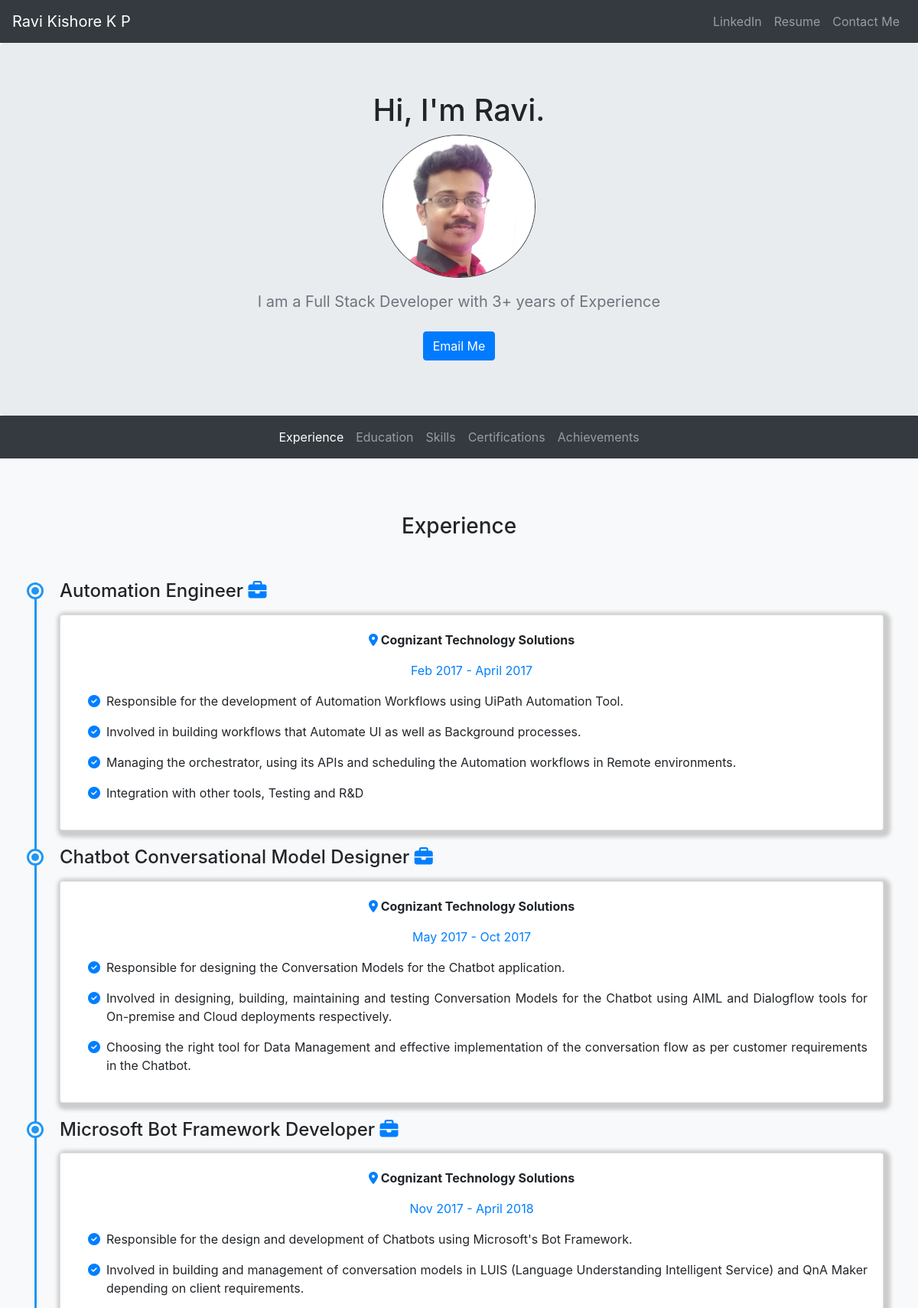
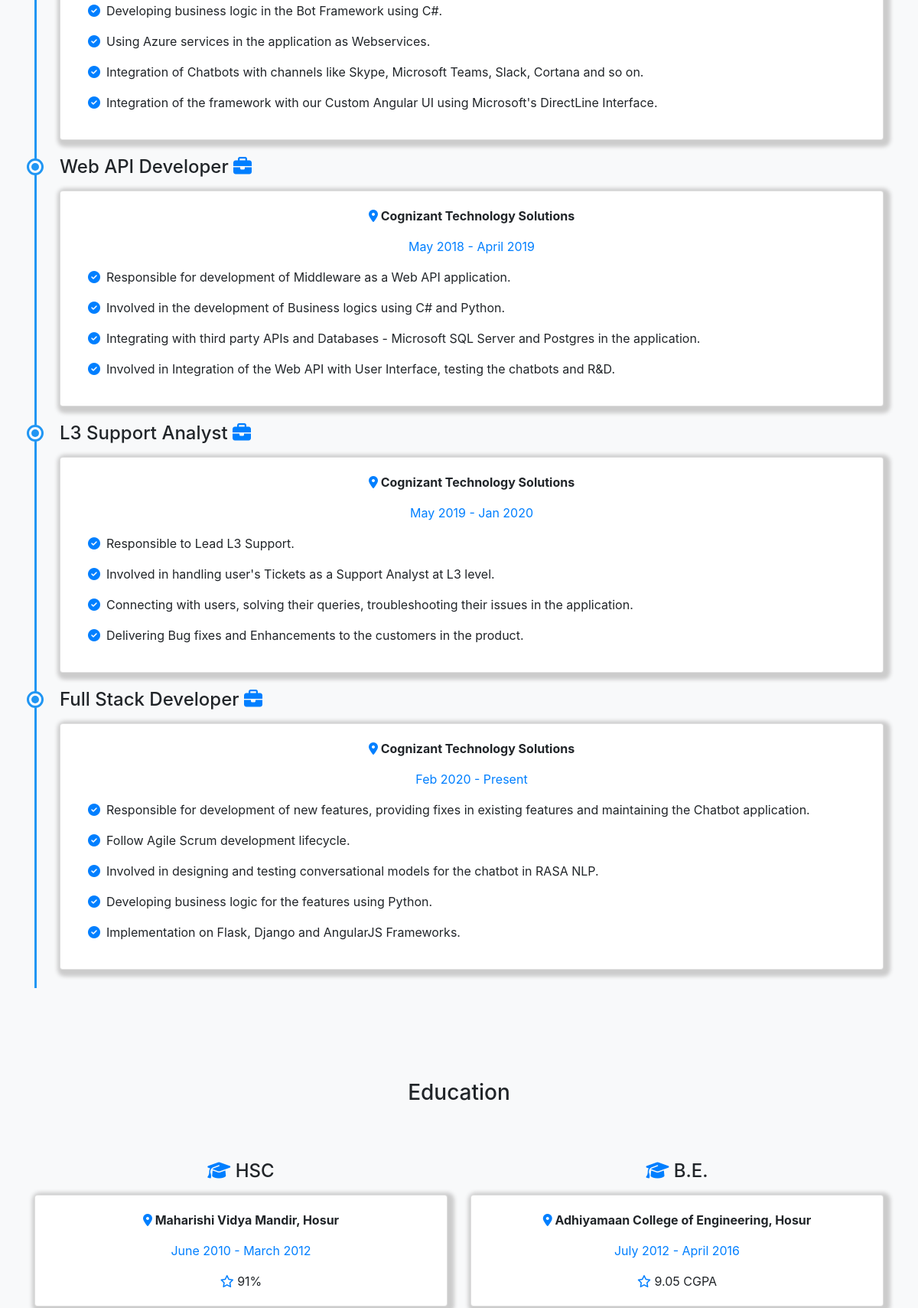
The page / (upper part) on the database its author committed (2 pictures, top to bottom).
### jobs/models.py (models this page shows, shortened)
class Experience(models.Model):
    role = models.CharField(max_length=100)
    company = models.CharField(max_length=100)
    summary = models.TextField()
    duration = models.CharField(max_length=100)

class Education(models.Model):
    course = models.CharField(max_length=100)
    specialisation = models.CharField(max_length=100)
    institution = models.CharField(max_length=100)
    score = models.CharField(max_length=25)
    duration = models.CharField(max_length=100)

### jobs/views.py (the view)
# urls.py: 2. Add a URL to urlpatterns:  path('', views.home, name='home')
def home(request):
	experience = Experience.objects.all()
	education = Education.objects
	skills = Skill.objects
	certifications = Certification.objects
	achievements = Achievement.objects
	for exp in range(len(experience)):
		experience[exp].summary = experience[exp].summary.split("\n")
	return render(request, 'jobs/home.html', \
		{'experience': experience,\
		 'education': education,\
		 'skills': skills,\
		 'certifications': certifications,\
		 'achievements': achievements.all().order_by("-pk")})

### jobs/templates/jobs/home.html (shortened to what this page needs)
<!doctype html>
<html lang="en">
  <head>
    {% load staticfiles %}
    <link rel="stylesheet" href="https://stackpath.bootstrapcdn.com/bootstrap/4.4.1/css/bootstrap.min.css">
    <link rel="stylesheet" type="text/css" href="{% static 'style.css' %}">
  </head>
  <body>
    <nav class="navbar navbar-expand-lg navbar-dark bg-dark off sticky-top" id="PrimaryNav">
  	  <a class="navbar-brand" href="{% url 'home' %}">Ravi Kishore K P</a>
  	  <div class="collapse navbar-collapse" id="navbarNavAltMarkup">
  	    <div class="navbar-nav ml-auto">
  	      <a class="nav-item nav-link" href="https://www.linkedin.com/in/ravi-kishore-k-p-26853510a/" target="blank">LinkedIn</a>
  	      <a class="nav-item nav-link" href="{% static 'Ravi Kishore\'s Resume.pdf' %}" target="blank">Resume</a>
          <a class="nav-item nav-link" href="{% url 'contact' %}">Contact Me</a>
  	    </div>
  	  </div>
  	</nav>
    <section class="jumbotron text-center">
      <div class="container">
        <h1>Hi, I'm Ravi.</h1>
          <img class="img-fluid border border-dark rounded-circle" alt="200x200" height="200" width="200" src="{% static 'Ravi_Kishore.jpg' %}"/></img>
        <p>
          <b><p class="lead text-muted">I am a Full Stack Developer with 3+ years of Experience</p></b>
        </p>
          <a href="mailto:ravikishorespace@gmail.com" class="btn btn-primary my-2">Email Me</a>
      </div>
    </section>
    <nav class="navbar navbar-expand-lg navbar-dark bg-dark sticky-top" id="SubNav">
      <div class="collapse navbar-collapse" id="navbarNavAltMarkup1">
        <div class="navbar-nav mx-auto">
          <a class="nav-item nav-link js-scroll-trigger active" href="#Experience">Experience</a>
          <a class="nav-item nav-link js-scroll-trigger" href="#Education">Education</a>
          <a class="nav-item nav-link js-scroll-trigger" href="#Skills">Skills</a>
          <a class="nav-item nav-link js-scroll-trigger" href="#Certifications">Certifications</a>
          <a class="nav-item nav-link js-scroll-trigger" href="#Achievements">Achievements</a>
        </div>
      </div>
    </nav>
    <div class="experience-panel album py-5 bg-light text-center" id="Experience">
      <div class="container">
        <br/>
        <h3>Experience</h3>
        <br/>
        <br/>
        <div class="row">
          {% for exp in experience %}
          <div class="timeline col-md-12">
            <p class="item card-text"><h4>{{ exp.role }} <i class="fas fa-briefcase"></i></h4></p>
            <div class="card mb-4 shadow-sm">
              <div class="card-body">
                <p class="card-text"><b><i class="fas fa-map-marker-alt"></i> {{ exp.company }}</b></p>
                <p class="duration card-text">{{ exp.duration }}</p>
                <p class="card-text">
                  {% for s in exp.summary %}
                  <ul class="fa-ul">
                    <li><i class="fa-li fas fa-check-circle"></i> </li>
                    <li class="summary">{{ s }}</li>
                  </ul>
                  {% endfor %}
                </p>
              </div>
            </div>
          </div>
          {% endfor %}
        </div>
      </div>
    </div>
    <div class="education-panel album py-5 bg-light text-center" id="Education">
      <div class="container">
        <br/>
        <h3>Education</h3>
        <br/>
        <br/>
        <div class="row">
          {% for edu in education.all %}
          <div class="col-md-6">
            <p class="card-text"><h4><i class="fas fa-graduation-cap"></i> {{ edu.course }} {{ edu.specialization }}</h4></p>
            <div class="card mb-4 shadow-sm">
              <div class="card-body">
                <p class="card-text"><b><i class="fas fa-map-marker-alt"></i> {{ edu.institution }}</b></p>
                <p class="card-text duration">{{ edu.duration }}</p>
                <p class="card-text"><i class="far fa-star"></i> {{ edu.score }}</p>
              </div>
            </div>
          </div>
          {% endfor %}
        </div>
      </div>
    </div>
  </body>
</html>

### portfolio/static/style.css (style rules this page uses)
body { padding-top: 0 !important; }
.jumbotron { margin-bottom: 0; }
i { color: #007fff; }
.experience-panel .summary { text-align: justify; }
.experience-panel h4 { text-align: justify; }
.experience-panel .container .row .card { -moz-box-shadow: 3px 3px 5px 6px #ccc !important; -webkit-box-shadow: 3px 3px 5px 6px #ccc !important; box-shadow: 3px 3px 5px 6px #ccc !important; }
.education-panel .container .row .card { -moz-box-shadow: 3px 3px 5px 6px #ccc !important; -webkit-box-shadow: 3px 3px 5px 6px #ccc !important; box-shadow: 3px 3px 5px 6px #ccc !important; }
.duration { color: #007fff; }
.timeline { border-left: 3px solid #2196F3; border-bottom-right-radius: 2px; border-top-right-radius: 2px; position: relative; padding: 0 30px; margin-left: 15px; }
.timeline .item { position: relative; margin-bottom: -3px; }
.timeline .item:before { content: ""; position: absolute; left: -43px; top: 0; display: inline-block; width: 22px; height: 22px; -webkit-border-radius: 50%; -moz-border-radius: 50%; -ms-border-radius: 50%; -o-border-radius: 50%; border-radius: 50%; -moz-background-clip: padding; -webkit-background-clip: padding-box; background-clip: padding-box; background: #fff; border: 3px solid #2196F3; }
.timeline .item:after { content: ""; position: absolute; left: -37px; top: 6px; display: inline-block; width: 10px; height: 10px; -webkit-border-radius: 50%; -moz-border-radius: 50%; -ms-border-radius: 50%; -o-border-radius: 50%; border-radius: 50%; -moz-background-clip: padding; -webkit-background-clip: padding-box; background-clip: padding-box; background: #2196F3; z-index: 10; }

### rows shown on the page
Experience: role "Automation Engineer", company "Cognizant Technology Solutions", duration "Feb 2017 - April 2017", summary "Responsible for the development of Automation Workflows using UiPath Automation Tool." "Involved in building workflows that Automate UI as well as Background processes." "Managing the orchestrator, using its APIs and scheduling the Automation workflows in Remote environments." "Integration with other tools, Testing and R&D"
Experience: role "Chatbot Conversational Model Designer", company "Cognizant Technology Solutions", duration "May 2017 - Oct 2017", summary "Responsible for designing the Conversation Models for the Chatbot application." "Involved in designing, building, maintaining and testing Conversation Models for the Chatbot using AIML and Dialogflow tools for On-premise and Cloud deployments respectively." "Choosing the right tool for Data Management and effective implementation of the conversation flow as per customer requirements in the Chatbot."
Experience: role "Microsoft Bot Framework Developer", company "Cognizant Technology Solutions", duration "Nov 2017 - April 2018", summary "Responsible for the design and development of Chatbots using Microsoft's Bot Framework." "Involved in building and management of conversation models in LUIS (Language Understanding Intelligent Service) and QnA Maker depending on client requirements." "Developing business logic in the Bot Framework using C#." "Using Azure services in the application as Webservices." "Integration of Chatbots with channels like Skype, Microsoft Teams, Slack, Cortana and so on." "Integration of the framework with our Custom Angular UI using Microsoft's DirectLine Interface."
Experience: role "Web API Developer", company "Cognizant Technology Solutions", duration "May 2018 - April 2019", summary "Responsible for development of Middleware as a Web API application." "Involved in the development of Business logics using C# and Python." "Integrating with third party APIs and Databases - Microsoft SQL Server and Postgres in the application." "Involved in Integration of the Web API with User Interface, testing the chatbots and R&D."
Experience: role "L3 Support Analyst", company "Cognizant Technology Solutions", duration "May 2019 - Jan 2020", summary "Responsible to Lead L3 Support." "Involved in handling user's Tickets as a Support Analyst at L3 level." "Connecting with users, solving their queries, troubleshooting their issues in the application." "Delivering Bug fixes and Enhancements to the customers in the product."
Experience: role "Full Stack Developer", company "Cognizant Technology Solutions", duration "Feb 2020 - Present", summary "Responsible for development of new features, providing fixes in existing features and maintaining the Chatbot application." "Follow Agile Scrum development lifecycle." "Involved in designing and testing conversational models for the chatbot in RASA NLP." "Developing business logic for the features using Python." "Implementation on Flask, Django and AngularJS Frameworks."
Education: course "HSC", institution "Maharishi Vidya Mandir, Hosur", duration "June 2010 - March 2012", score "91%"
Education: course "B.E.", institution "Adhiyamaan College of Engineering, Hosur", duration "July 2012 - April 2016", score "9.05 CGPA"
